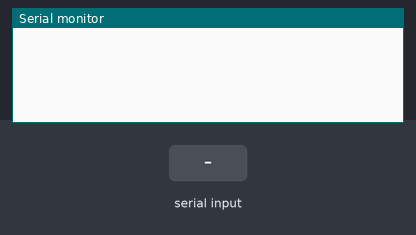
Bench run of a sketch on a simulated Arduino Uno, built with avr-gcc and run on an emulated ATmega328P. On the bench: the last lines printed to the serial monitor. The inputs (shaded band) are chosen by the test bench. The modem accepts every AT command (registered, SIM ready, sends succeed) and sends nothing else.

Above: at 1.7 s.
1.8 s: "t" received over Serial
At 3.6 s:
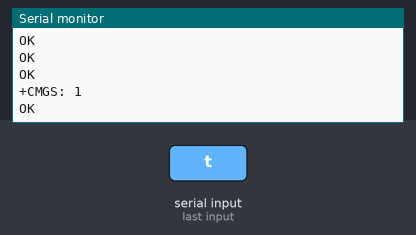
3.9 s: "t" received over the second serial link
At 5.0 s:
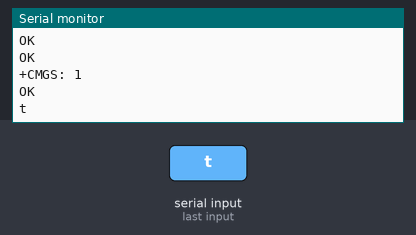
5.4 s: "h" received over Serial
At 5.63 s:
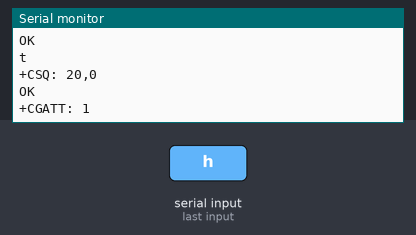

Measured:
- after the input at 1.8 s, the serial monitor: prints a new line after 0.60 s (image 1)
- after the input at 3.9 s, the serial monitor: prints a new line at once (image 2)
- after the input at 5.4 s, the serial monitor: prints a new line after 0.11 s (image 3)

The sketch:

AT_command_wrapper.ino
```cpp
#include <SoftwareSerial.h>
#include <String.h>

SoftwareSerial mySerial(7, 8);
const String recipient_phone = "2131231233`:w";

void setup()
{
  mySerial.begin(9600);               // the GPRS baud rate
  Serial.begin(9600);    // the GPRS baud rate
  delay(500);
}

void loop()
{
  //after start up the program, you can using terminal to connect the serial of gprs shield,
  //if you input 't' in the terminal, the program will execute SendTextMessage(), it will show how to send a sms message,
  //if input 'd' in the terminal, it will execute DialVoiceCall(), etc.

  if (Serial.available())
    switch(Serial.read())
   {
     case 't':
       SendTextMessage();
       break;
     case 'd':
       DialVoiceCall();
       break;
     case 'h':
       SubmitHttpRequest();
       break;
   }
  if (mySerial.available())
    Serial.write(mySerial.read());
}

///SendTextMessage()
///this function is to send a sms message
void SendTextMessage()
{
  mySerial.print("AT\r");
  delay(100);
  mySerial.print("AT+CMGF=1\r");    //Because we want to send the SMS in text mode
  delay(100);
  mySerial.println("AT + CMGS = \"+" + recipient_phone + "\"");//send sms message, be careful need to add a country code before the cellphone number
  delay(100);
  mySerial.println("Can you see this I keep trying to send this!");//the content of the message
  delay(100);
  mySerial.println((char)26);//the ASCII code of the ctrl+z is 26
  delay(100);
  mySerial.println();
}

///DialVoiceCall
///this function is to dial a voice call
void DialVoiceCall()
{
  mySerial.print("AT\r");
  delay(100);
  mySerial.println("ATD + +" + recipient_phone + ";");//dial the number
  delay(100);
  mySerial.println();
}

///SubmitHttpRequest()
///this function is submit a http request
///attention:the time of delay is very important, it must be set enough
void SubmitHttpRequest()
{
  mySerial.println("AT+CSQ");
  delay(100);

  ShowSerialData();// this code is to show the data from gprs shield, in order to easily see the process of how the gprs shield submit a http request, and the following is for this purpose too.

  mySerial.println("AT+CGATT?");
  delay(100);

  ShowSerialData();

  mySerial.println("AT+SAPBR=3,1,\"CONTYPE\",\"GPRS\"");//setting the SAPBR, the connection type is using gprs
  delay(1000);

  ShowSerialData();

  mySerial.println("AT+SAPBR=3,1,\"APN\",\"CMNET\"");//setting the APN, the second need you fill in your local apn server
  delay(4000);

  ShowSerialData();

  mySerial.println("AT+SAPBR=1,1");//setting the SAPBR, for detail you can refer to the AT command mamual
  delay(2000);

  ShowSerialData();

  mySerial.println("AT+HTTPINIT"); //init the HTTP request

  delay(2000);
  ShowSerialData();

  mySerial.println("AT+HTTPPARA=\"URL\",\"www.google.com.hk\"");// setting the httppara, the second parameter is the website you want to access
  delay(1000);

  ShowSerialData();

  mySerial.println("AT+HTTPACTION=0");//submit the request
  delay(10000);//the delay is very important, the delay time is base on the return from the website, if the return datas are very large, the time required longer.
  //while(!mySerial.available());

  ShowSerialData();

  mySerial.println("AT+HTTPREAD");// read the data from the website you access
  delay(300);

  ShowSerialData();

  mySerial.println("");
  delay(100);
}


void ShowSerialData()
{
  while(mySerial.available()!=0)
    Serial.write(mySerial.read());
}
```
